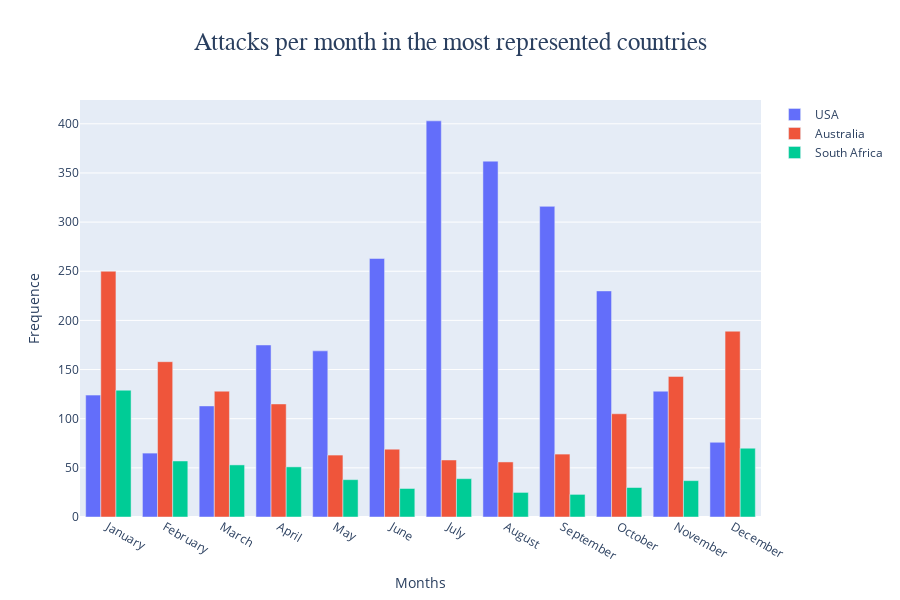

The notebook cell saved with this chart:
### Code cell
trace1 = go.Bar( x= months_countrys.index, y=months_countrys["USA"], name= "USA" )
trace2 = go.Bar( x= months_countrys.index, y=months_countrys["AUSTRALIA"], name= "Australia" )
trace3 = go.Bar( x= months_countrys.index, y=months_countrys["SOUTH AFRICA"], name= "South Africa")

months_order = ["January", "February", "March", "April", "May", "June", "July", "August", "September", "October", "November", "December"]


title={"text": "Attacks per month in the most represented countries", 
       "x":0.5,
       "xanchor": "center",
       "font": {"size": 25, "family": "Arial"}
       }

xaxis= {"title": "Months",
        "categoryorder":"array",
        "categoryarray": months_order}
yaxis= {"title": "Frequence"}


layout = go.Layout(title= title, xaxis=xaxis, yaxis=yaxis, width=900, height=600)

fig = go.Figure(data=[trace1, trace2, trace3], layout=layout)

fig.show()

### Figure 1 — Plotly figure (JSON) as saved in the notebook; plotly's stock layout.template omitted (floating-point values rounded to 4 significant figures)
{"data": [{"name": "USA", "type": "bar", "x": ["April", "August", "December", "February", "January", "July", "June", "March", "May", "November", "October", "September"], "y": [175, 362, 76, 65, 124, 403, 263, 113, 169, 128, 230, 316]}, {"name": "Australia", "type": "bar", "x": ["April", "August", "December", "February", "January", "July", "June", "March", "May", "November", "October", "September"], "y": [115, 56, 189, 158, 250, 58, 69, 128, 63, 143, 105, 64]}, {"name": "South Africa", "type": "bar", "x": ["April", "August", "December", "February", "January", "July", "June", "March", "May", "November", "October", "September"], "y": [51, 25, 70, 57, 129, 39, 29, 53, 38, 37, 30, 23]}], "layout": {"height": 600, "title": {"font": {"family": "Arial", "size": 25}, "text": "Attacks per month in the most represented countries", "x": 0.5, "xanchor": "center"}, "width": 900, "xaxis": {"categoryarray": ["January", "February", "March", "April", "May", "June", "July", "August", "September", "October", "November", "December"], "categoryorder": "array", "title": {"text": "Months"}}, "yaxis": {"title": {"text": "Frequence"}}}}
